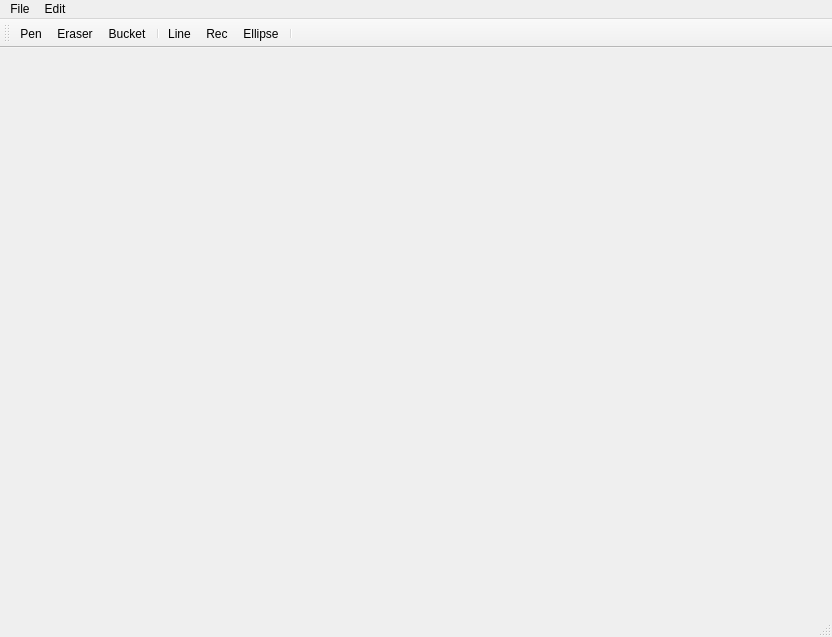
<?xml version="1.0" encoding="UTF-8"?>
<ui version="4.0">
 <class>Paint</class>
 <widget class="QMainWindow" name="Paint">
  <property name="geometry">
   <rect>
    <x>0</x>
    <y>0</y>
    <width>832</width>
    <height>637</height>
   </rect>
  </property>
  <property name="windowTitle">
   <string>Paint</string>
  </property>
  <widget class="QWidget" name="centralWidget">
   <widget class="QLabel" name="imagelabel">
    <property name="geometry">
     <rect>
      <x>0</x>
      <y>0</y>
      <width>54</width>
      <height>12</height>
     </rect>
    </property>
    <property name="text">
     <string/>
    </property>
   </widget>
  </widget>
  <widget class="QMenuBar" name="menuBar">
   <property name="geometry">
    <rect>
     <x>0</x>
     <y>0</y>
     <width>832</width>
     <height>23</height>
    </rect>
   </property>
   <widget class="QMenu" name="menuFILE">
    <property name="title">
     <string>File</string>
    </property>
    <addaction name="actionNew"/>
    <addaction name="actionOpen"/>
    <addaction name="actionSave"/>
   </widget>
   <widget class="QMenu" name="menuEdit">
    <property name="title">
     <string>Edit</string>
    </property>
    <addaction name="actionLine_Size"/>
    <addaction name="actionColor"/>
    <addaction name="actionBackgroud_color"/>
   </widget>
   <addaction name="menuFILE"/>
   <addaction name="menuEdit"/>
  </widget>
  <widget class="QToolBar" name="mainToolBar">
   <attribute name="toolBarArea">
    <enum>TopToolBarArea</enum>
   </attribute>
   <attribute name="toolBarBreak">
    <bool>false</bool>
   </attribute>
   <addaction name="Pen"/>
   <addaction name="Eraser"/>
   <addaction name="Bucket"/>
   <addaction name="separator"/>
   <addaction name="Line"/>
   <addaction name="Rec"/>
   <addaction name="Ellipse"/>
   <addaction name="separator"/>
  </widget>
  <widget class="QStatusBar" name="statusBar"/>
  <action name="actionNew">
   <property name="text">
    <string>New</string>
   </property>
  </action>
  <action name="actionOpen">
   <property name="text">
    <string>Open</string>
   </property>
  </action>
  <action name="Pen">
   <property name="icon">
    <iconset resource="src.qrc">
     <normaloff>:/new/prefix1/src/pen.jpg</normaloff>:/new/prefix1/src/pen.jpg</iconset>
   </property>
   <property name="text">
    <string>Pen</string>
   </property>
   <property name="toolTip">
    <string>Draw with a pen</string>
   </property>
  </action>
  <action name="actionSave">
   <property name="text">
    <string>Save</string>
   </property>
  </action>
  <action name="Rec">
   <property name="icon">
    <iconset resource="src.qrc">
     <normaloff>:/new/prefix1/src/矩形.png</normaloff>
     <selectedoff>../矩形.png</selectedoff>:/new/prefix1/src/矩形.png</iconset>
   </property>
   <property name="text">
    <string>Rec</string>
   </property>
   <property name="toolTip">
    <string>Draw a rectangle</string>
   </property>
  </action>
  <action name="Ellipse">
   <property name="icon">
    <iconset resource="src.qrc">
     <normaloff>:/new/prefix1/src/椭圆.png</normaloff>
     <selectedoff>../椭圆.png</selectedoff>:/new/prefix1/src/椭圆.png</iconset>
   </property>
   <property name="text">
    <string>Ellipse</string>
   </property>
   <property name="toolTip">
    <string>Draw a ellipse</string>
   </property>
  </action>
  <action name="Eraser">
   <property name="icon">
    <iconset resource="src.qrc">
     <normaloff>:/new/prefix1/src/eraser.jpg</normaloff>:/new/prefix1/src/eraser.jpg</iconset>
   </property>
   <property name="text">
    <string>Eraser</string>
   </property>
   <property name="toolTip">
    <string>Erase</string>
   </property>
  </action>
  <action name="actionLine_Size">
   <property name="text">
    <string>Line Size</string>
   </property>
  </action>
  <action name="Line">
   <property name="icon">
    <iconset resource="src.qrc">
     <normaloff>:/new/prefix1/src/直线.png</normaloff>
     <selectedoff>../直线.png</selectedoff>:/new/prefix1/src/直线.png</iconset>
   </property>
   <property name="text">
    <string>Line</string>
   </property>
   <property name="toolTip">
    <string>Draw a line</string>
   </property>
  </action>
  <action name="actionColor">
   <property name="text">
    <string>Color</string>
   </property>
  </action>
  <action name="Select">
   <property name="icon">
    <iconset>
     <normaloff>../虚框.png</normaloff>../虚框.png</iconset>
   </property>
   <property name="text">
    <string>Select</string>
   </property>
   <property name="toolTip">
    <string>Rectangle select</string>
   </property>
  </action>
  <action name="actionBackgroud_color">
   <property name="text">
    <string>Background color</string>
   </property>
  </action>
  <action name="Bucket">
   <property name="icon">
    <iconset resource="src.qrc">
     <normaloff>:/new/prefix1/src/油漆桶.png</normaloff>
     <selectedoff>../油漆桶.png</selectedoff>:/new/prefix1/src/油漆桶.png</iconset>
   </property>
   <property name="text">
    <string>Bucket</string>
   </property>
   <property name="toolTip">
    <string>Paint bucket</string>
   </property>
  </action>
 </widget>
 <layoutdefault spacing="6" margin="11"/>
 <resources>
  <include location="src.qrc"/>
 </resources>
 <connections/>
</ui>
